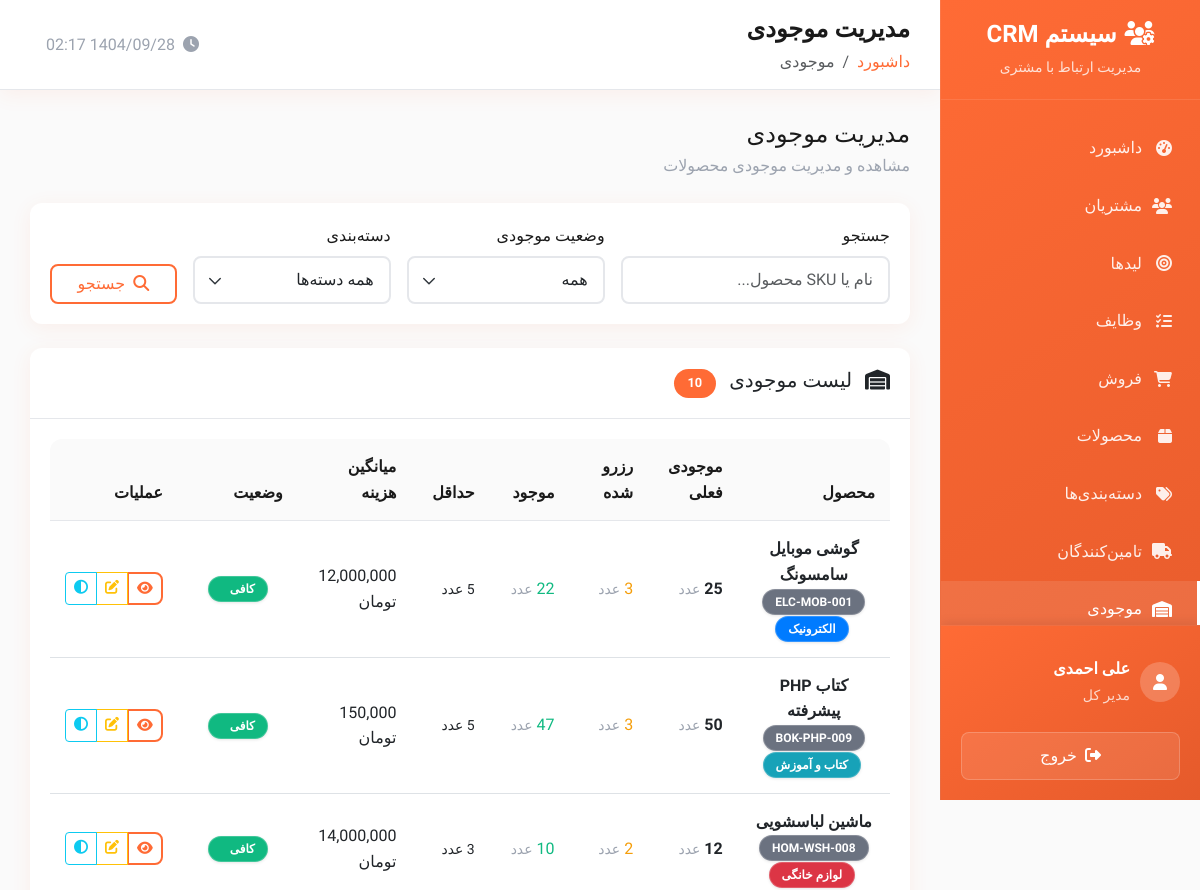
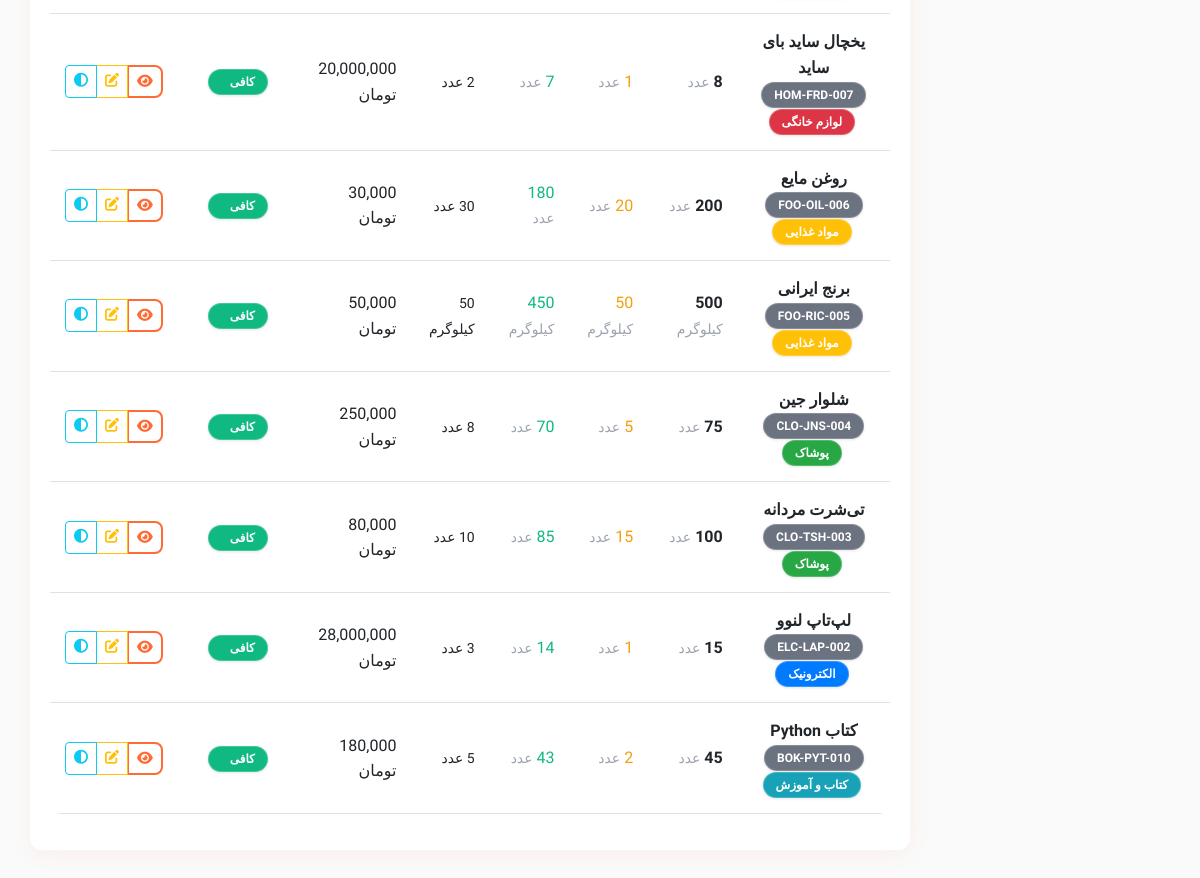
Screenshot of /public/inventory.php (signed in) with the database file from the repository (2 pictures, top to bottom).
### tables this page shows
CREATE TABLE users (
    id INT AUTO_INCREMENT PRIMARY KEY,
    username VARCHAR(50) UNIQUE NOT NULL,
    email VARCHAR(100) UNIQUE NOT NULL,
    password VARCHAR(255) NOT NULL,
    first_name VARCHAR(50) NOT NULL,
    last_name VARCHAR(50) NOT NULL,
    mobile VARCHAR(15),
    phone VARCHAR(20),
    avatar VARCHAR(255),
    role ENUM('admin', 'manager', 'sales', 'user') DEFAULT 'user',
    status ENUM('active', 'inactive', 'suspended') DEFAULT 'active',
    department VARCHAR(100),
    position VARCHAR(100),
    hire_date DATE,
    salary DECIMAL(10,2),
    address TEXT,
    notes TEXT,
    last_login DATETIME,
    failed_login_attempts INT DEFAULT 0,
    locked_until DATETIME NULL,
    created_at TIMESTAMP DEFAULT CURRENT_TIMESTAMP,
    updated_at TIMESTAMP DEFAULT CURRENT_TIMESTAMP ON UPDATE CURRENT_TIMESTAMP
);

CREATE TABLE inventories (
    id INT AUTO_INCREMENT PRIMARY KEY,
    product_id INT NOT NULL,
    current_stock INT DEFAULT 0,
    reserved_stock INT DEFAULT 0,
    available_stock INT DEFAULT 0,
    average_cost DECIMAL(15,2) DEFAULT 0,
    last_updated_at TIMESTAMP NULL,
    created_at TIMESTAMP DEFAULT CURRENT_TIMESTAMP,
    updated_at TIMESTAMP DEFAULT CURRENT_TIMESTAMP ON UPDATE CURRENT_TIMESTAMP,
    deleted_at TIMESTAMP NULL,
    FOREIGN KEY (product_id) REFERENCES products(id) ON DELETE CASCADE
);

CREATE TABLE products (
    id INT AUTO_INCREMENT PRIMARY KEY,
    name VARCHAR(255) NOT NULL,
    description TEXT,
    category VARCHAR(100),
    category_id INT NULL,
    supplier_id INT NULL,
    price DECIMAL(15,2) DEFAULT 0,
    cost_price DECIMAL(15,2) DEFAULT 0,
    purchase_price DECIMAL(15,2) DEFAULT 0,
    selling_price DECIMAL(15,2) DEFAULT 0,
    sku VARCHAR(100) UNIQUE NOT NULL,
    status ENUM('active', 'inactive', 'discontinued') DEFAULT 'active',
    stock_quantity INT DEFAULT 0,
    min_stock_level INT DEFAULT 5,
    max_stock_level INT NULL,
    unit VARCHAR(50) DEFAULT 'عدد',
    barcode VARCHAR(100),
    image VARCHAR(255) NULL,
    weight DECIMAL(10,3) DEFAULT 0,
    dimensions VARCHAR(100),
    tags TEXT,
    notes TEXT,
    is_active BOOLEAN DEFAULT TRUE,
    created_by INT,
    created_at TIMESTAMP DEFAULT CURRENT_TIMESTAMP,
    updated_at TIMESTAMP DEFAULT CURRENT_TIMESTAMP ON UPDATE CURRENT_TIMESTAMP,
    deleted_at TIMESTAMP NULL,
    FOREIGN KEY (created_by) REFERENCES users(id) ON DELETE SET NULL,
    FOREIGN KEY (category_id) REFERENCES categories(id) ON DELETE CASCADE ON UPDATE CASCADE,
    FOREIGN KEY (supplier_id) REFERENCES suppliers(id) ON DELETE CASCADE ON UPDATE CASCADE
);

CREATE TABLE categories (
    id INT AUTO_INCREMENT PRIMARY KEY,
    name VARCHAR(255) NOT NULL UNIQUE,
    description TEXT NULL,
    color VARCHAR(7) DEFAULT '#007bff',
    icon VARCHAR(255) NULL,
    is_active BOOLEAN DEFAULT TRUE,
    created_at TIMESTAMP DEFAULT CURRENT_TIMESTAMP,
    updated_at TIMESTAMP DEFAULT CURRENT_TIMESTAMP ON UPDATE CURRENT_TIMESTAMP,
    deleted_at TIMESTAMP NULL
);

### public/inventory.php (the view, shortened to what the rows shown need)
<?php
$page_title = 'مدیریت موجودی';
require_once __DIR__ . '/../private/database.php';
require_once __DIR__ . '/../private/auth.php';
require_once __DIR__ . '/../private/functions.php';
$page = (int)($_GET['page'] ?? 1);
$per_page = RECORDS_PER_PAGE;
$offset = ($page - 1) * $per_page;
$where_conditions = ['i.deleted_at IS NULL', 'p.deleted_at IS NULL'];
$params = [];
$where_clause = 'WHERE ' . implode(' AND ', $where_conditions);
$sql = "
    SELECT
        i.*,
        p.name as product_name,
        p.sku,
        p.min_stock_level,
        p.max_stock_level,
        p.unit,
        p.cost_price,
        p.price as selling_price,
        c.name as category_name,
        c.color as category_color
    FROM inventories i
    INNER JOIN products p ON i.product_id = p.id
    LEFT JOIN categories c ON p.category_id = c.id AND c.deleted_at IS NULL
    $where_clause
    ORDER BY i.last_updated_at DESC, i.created_at DESC
    LIMIT $per_page OFFSET $offset
";
$inventories = $pdo->prepare($sql);
$inventories->execute($params);
$inventories = $inventories->fetchAll();
include __DIR__ . '/../private/header.php';
?>
<div class="card">
    <div class="card-body">
        <?php if (empty($inventories)): ?>
            <div class="text-center py-5">
                <i class="fas fa-warehouse fa-3x text-muted mb-3"></i>
                <h5 class="text-muted">موجودی‌ای یافت نشد</h5>
            </div>
        <?php else: ?>
            <div class="table-responsive">
                <table class="table table-hover">
                    <thead>
                        <tr>
                            <th>محصول</th>
                            <th>موجودی فعلی</th>
                            <th>رزرو شده</th>
                            <th>موجود</th>
                            <th>حداقل</th>
                            <th>میانگین هزینه</th>
                            <th>وضعیت</th>
                            <th>عملیات</th>
                        </tr>
                    </thead>
                    <tbody>
                        <?php foreach ($inventories as $inv):
                            $stock_status_class = 'success';
                            $stock_status_text = 'کافی';
                        ?>
                            <tr>
                                <td>
                                    <div class="fw-bold"><?php echo htmlspecialchars($inv['product_name']); ?></div>
                                    <small class="text-muted">
                                        <span class="badge bg-secondary"><?php echo htmlspecialchars($inv['sku']); ?></span>
                                        <?php if ($inv['category_name']): ?>
                                            <span class="badge ms-1" style="background-color: <?php echo htmlspecialchars($inv['category_color'] ?? '#17a2b8'); ?>; color: white;">
                                                <?php echo htmlspecialchars($inv['category_name']); ?>
                                            </span>
                                        <?php endif; ?>
                                    </small>
                                </td>
                                <td>
                                    <span class="fw-bold"><?php echo number_format($inv['current_stock']); ?></span>
                                    <small class="text-muted"><?php echo htmlspecialchars($inv['unit']); ?></small>
                                </td>
                                <td>
                                    <span class="text-warning"><?php echo number_format($inv['reserved_stock']); ?></span>
                                    <small class="text-muted"><?php echo htmlspecialchars($inv['unit']); ?></small>
                                </td>
                                <td>
                                    <span class="text-success"><?php echo number_format($inv['available_stock']); ?></span>
                                    <small class="text-muted"><?php echo htmlspecialchars($inv['unit']); ?></small>
                                </td>
                                <td>
                                    <small><?php echo number_format($inv['min_stock_level']); ?> <?php echo htmlspecialchars($inv['unit']); ?></small>
                                </td>
                                <td><?php echo formatMoney($inv['average_cost']); ?></td>
                                <td>
                                    <span class="badge bg-<?php echo $stock_status_class; ?>">
                                        <?php echo $stock_status_text; ?>
                                    </span>
                                </td>
                                <td>
                                    <div class="btn-group" role="group">
                                        <a href="inventory_view.php?id=<?php echo $inv['id']; ?>" class="btn btn-outline-primary btn-sm">
                                            <i class="fas fa-eye"></i>
                                        </a>
                                        <a href="inventory_edit.php?id=<?php echo $inv['id']; ?>" class="btn btn-outline-warning btn-sm">
                                            <i class="fas fa-edit"></i>
                                        </a>
                                        <a href="inventory_adjust.php?product_id=<?php echo $inv['product_id']; ?>" class="btn btn-outline-info btn-sm" title="تعدیل موجودی">
                                            <i class="fas fa-adjust"></i>
                                        </a>
                                    </div>
                                </td>
                            </tr>
                        <?php endforeach; ?>
                    </tbody>
                </table>
            </div>
        <?php endif; ?>
    </div>
</div>
<?php include __DIR__ . '/../private/footer.php'; ?>

### private/header.php (shortened to what the rows shown need)
<?php
$current_user = getCurrentUser();
?>
<!DOCTYPE html>
<html lang="fa" dir="rtl">
<head>
    <link href="https://cdn.jsdelivr.net/npm/bootstrap@5.3.0/dist/css/bootstrap.rtl.min.css" rel="stylesheet">
    <link href="https://cdnjs.cloudflare.com/ajax/libs/font-awesome/6.4.0/css/all.min.css" rel="stylesheet">
    <link href="https://cdn.jsdelivr.net/npm/chart.js@3.9.1/dist/chart.min.css" rel="stylesheet">
</head>
<body>
    <div class="sidebar" id="sidebar">
            <?php if (hasRole('admin')): ?>
            <a href="settings.php" class="menu-item <?php echo basename($_SERVER['PHP_SELF']) == 'settings.php' ? 'active' : ''; ?>">
                <i class="fas fa-cog"></i>
                تنظیمات
            </a>
            <a href="users.php" class="menu-item <?php echo basename($_SERVER['PHP_SELF']) == 'users.php' ? 'active' : ''; ?>">
                <i class="fas fa-user-cog"></i>
                کاربران
            </a>
            <?php endif; ?>
        <div class="sidebar-user">
            <div class="user-info">
                <div>
                    <div class="fw-bold"><?php echo htmlspecialchars($current_user['first_name'] . ' ' . $current_user['last_name']); ?></div>
                    <small class="opacity-75"><?php echo getRoleTitle($current_user['role']); ?></small>
                </div>
            </div>
        </div>
    </div>
    <div class="main-content">
        <div class="top-nav d-flex justify-content-between align-items-center">
            <div>
                <h1 class="nav-title"><?php echo isset($page_title) ? $page_title : 'داشبورد'; ?></h1>
            </div>
        </div>
        <div class="content">

### rows the page displays
users: first_name+last_name "علی احمدی", role "مدیر کل"
inventories: product.name "گوشی موبایل سامسونگ", product.sku "ELC-MOB-001", categories.name "الکترونیک", current_stock "25", product.unit "عدد", reserved_stock "3", available_stock "22", average_cost "12,000,000 تومان", stock_status_text "کافی"
inventories: product.name "کتاب PHP پیشرفته", product.sku "BOK-PHP-009", categories.name "کتاب و آموزش", current_stock "50", product.unit "عدد", reserved_stock "3", available_stock "47", average_cost "150,000 تومان", stock_status_text "کافی"
inventories: product.name "ماشین لباسشویی", product.sku "HOM-WSH-008", categories.name "لوازم خانگی", current_stock "12", product.unit "عدد", reserved_stock "2", available_stock "10", average_cost "14,000,000 تومان", stock_status_text "کافی"
inventories: product.name "یخچال ساید بای ساید", product.sku "HOM-FRD-007", categories.name "لوازم خانگی", current_stock "8", product.unit "عدد", reserved_stock "1", available_stock "7", average_cost "20,000,000 تومان", stock_status_text "کافی"
inventories: product.name "روغن مایع", product.sku "FOO-OIL-006", categories.name "مواد غذایی", current_stock "200", product.unit "عدد", reserved_stock "20", available_stock "180", average_cost "30,000 تومان", stock_status_text "کافی"
inventories: product.name "برنج ایرانی", product.sku "FOO-RIC-005", categories.name "مواد غذایی", current_stock "500", product.unit "کیلوگرم", reserved_stock "50", available_stock "450", product.min_stock_level "50", average_cost "50,000 تومان", stock_status_text "کافی"
inventories: product.name "شلوار جین", product.sku "CLO-JNS-004", categories.name "پوشاک", current_stock "75", product.unit "عدد", reserved_stock "5", available_stock "70", average_cost "250,000 تومان", stock_status_text "کافی"
inventories: product.name "تی‌شرت مردانه", product.sku "CLO-TSH-003", categories.name "پوشاک", current_stock "100", product.unit "عدد", reserved_stock "15", available_stock "85", average_cost "80,000 تومان", stock_status_text "کافی"
inventories: product.name "لپ‌تاپ لنوو", product.sku "ELC-LAP-002", categories.name "الکترونیک", current_stock "15", product.unit "عدد", reserved_stock "1", available_stock "14", average_cost "28,000,000 تومان", stock_status_text "کافی"
inventories: product.name "کتاب Python", product.sku "BOK-PYT-010", categories.name "کتاب و آموزش", current_stock "45", product.unit "عدد", reserved_stock "2", available_stock "43", average_cost "180,000 تومان", stock_status_text "کافی"

### other values shown
$page_title "مدیریت موجودی"
$item['title'] "داشبورد"
$item['title'] "موجودی"
$total_records "10"
